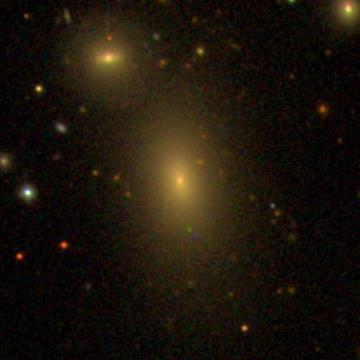
#> input picture v0827test.jpg, 360 x 360 px
$ python -i galaxy_real_data.py   (imports and definitions only)   (older library calls are emulated)
#> lines starting #> are read from the running program, lines starting #| are printed output that depends on the picture; after the words box and inside, x2 and y2 are one past the last pixel; in counts of white or black regions, pixels touching at a corner belong together
"""
Special Note: Small Galaxy Zoo images are written in .jpg extension
              Opencv images don't support .jpg, so they are written in .png extension

"""

import sys
import os

import numpy as np
import pandas as pd
import cv2
import matplotlib.pyplot as plt

from tqdm import tqdm

GALAXY_IMG_FOLDER =  './v0828new/'
GALAXY_IMG_ID_FILE = './v0828overlap-id.txt'
GALAXY_TRAIN_IMG_ID_FILE = './v0828overlap-train-id.txt'
GALAXY_TEST_IMG_ID_FILE = './v0828overlap-test-id.txt'
GALAXY_IMG_LABEL_FILE = './v0828overlap-catalog.txt'

ROOT_FOLDER = './v0904/'
GALAXY_TRAIN_IMG_FOLDER = './v0904/train_img/'
GALAXY_TRAIN_LABEL_FOLDER = './v0904/train_label/'
GALAXY_TEST_IMG_FOLDER = './v0904/test_img/'
GALAXY_TEST_LABEL_FOLDER = './v0904/test_label/'

# [14 lines not run here, left out]

try:
    DF_IMG_ID = pd.read_csv(GALAXY_IMG_ID_FILE, names=['ID'])
#> (reads v0828overlap-id.txt from the repository)
    LIST_IMG_ID = DF_IMG_ID.values.flatten()
except FileNotFoundError:
    print("IMG ID File does not found.")

try:
    DF_TRAIN_IMG_ID = pd.read_csv(GALAXY_TRAIN_IMG_ID_FILE, names=['ID'])
    LIST_TRAIN_IMG_ID = DF_TRAIN_IMG_ID.values.flatten()

    DF_TEST_IMG_ID = pd.read_csv(GALAXY_TEST_IMG_ID_FILE, names=['ID'])
    LIST_TEST_IMG_ID = DF_TEST_IMG_ID.values.flatten()
except FileNotFoundError:
    print("IMG ID File does not found.")


# [26 lines left out: functions train_test_split, get_img_label, not called in this run]

# create bounding box for the largest contour in the image
def get_bounding_box(image, additional_label=1,show_img=False):
#> called with additional_label = 1, show_img = False
    img_h, img_w = image.shape[:-1]
#> img_h = 360; img_w = 360
    img_h_2, img_w_2 = img_h//2, img_w//2
#> img_h_2 = 180; img_w_2 = 180

    x,y,h,w = 0,0,0,0
    label = [0,0,0,0,0]
    im_bw = cv2.cvtColor(image, cv2.COLOR_RGB2GRAY)
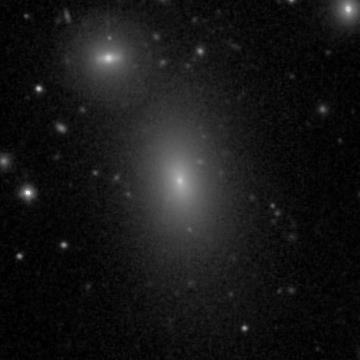
#> im_bw: shape (360, 360); min 0, max 244, mean 22.6
    ret, thresh = cv2.threshold(im_bw, 63, 255, 0)
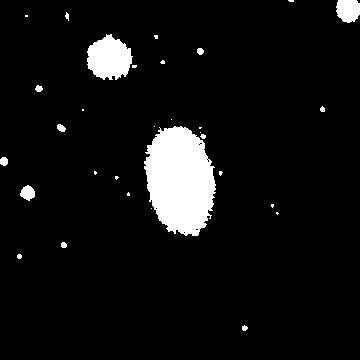
#> thresh: shape (360, 360); 6.6% white; 31 white regions (17 under 20 px)
    _ , contours, hierarchy = cv2.findContours(thresh,cv2.RETR_TREE,cv2.CHAIN_APPROX_SIMPLE)
#> contours = 38 contours, 29 with area under 20; largest, box (x1, y1, x2, y2) and area: (144, 126, 216, 236) 5738, (87, 34, 133, 80) 1429, (336, 0, 360, 23) 420, (20, 185, 35, 201) 143, (0, 157, 8, 166) 47

    data = [None] * len(contours)
#> data = 38 items

    for i in range(len(contours)):
        x,y,h,w = cv2.boundingRect(contours[i])
        area = h * w

        if .8* img_h_2 < x + h/2 < 1.2* img_h_2 and .80* img_w_2 < y + w/2 < 1.2* img_w_2:
            data[i] = [area,1,x/img_h,y/img_w,h/img_h,w/img_w]
        else:
            data[i] = [area,0,x/img_h,y/img_w,h/img_h,w/img_w]
#> this loop made 38 passes
#> (x, y, h, w, area) on passes 1, 2, 3, 8, 10, 12, 13, 16, 25, 28, 29, 31: (242, 325, 6, 6, 36), (17, 254, 5, 5, 25), (61, 242, 6, 6, 36), (20, 185, 15, 16, 240), (219, 171, 4, 5, 20), (0, 157, 8, 9, 72), (200, 134, 6, 5, 30), (144, 126, 72, 110, 7920), (57, 124, 9, 8, 72), (320, 106, 5, 6, 30), (35, 85, 8, 7, 56), (160, 60, 5, 4, 20)

    data_overlapping = np.array([points for points in data if points[1] == 1])
#> data_overlapping = [[1, 1, 0.419, 0.578, 0.00278, 0.00278], [7920, 1, 0.4, 0.35, 0.2, 0.306], [9, 1, 0.431, 0.575, 0.00833, 0.00833], [12, 1, 0.575, 0.442, 0.00833, 0.0111], [9, 1, 0.572, 0.439, 0.00833, 0.00833], [9, 1, 0.55, 0.397, 0.00833, 0.00833]]
    data_overlapping = data_overlapping[data_overlapping[:,0].argsort()]
#> data_overlapping = [[1, 1, 0.419, 0.578, 0.00278, 0.00278], [9, 1, 0.431, 0.575, 0.00833, 0.00833], [9, 1, 0.55, 0.397, 0.00833, 0.00833], [9, 1, 0.572, 0.439, 0.00833, 0.00833], [12, 1, 0.575, 0.442, 0.00833, 0.0111], [7920, 1, 0.4, 0.35, 0.2, 0.306]]
    label = np.asarray([data_overlapping[-1,1:]])
#> label = [[1, 0.4, 0.35, 0.2, 0.306]]

    if show_img:
        x,y,h,w = label[1:]
        cv2.rectangle(image, (x,y), (x+h,y+w),(255,0,0),1)
        plt.figure()
        plt.imshow(image.astype(int))
        plt.show()

    if additional_label >= 1:
        data_nonoverlapping = np.array([points for points in data if points[1] == 0])
#> data_nonoverlapping = 32 rows, first 6: [36, 0, 0.672, 0.903, 0.0167, 0.0167], [25, 0, 0.0472, 0.706, 0.0139, 0.0139], [36, 0, 0.169, 0.672, 0.0167, 0.0167], [9, 0, 0.767, 0.589, 0.00833, 0.00833], [12, 0, 0.753, 0.567, 0.00833, 0.0111], [12, 0, 0.353, 0.533, 0.00833, 0.0111]
        data_nonoverlapping = data_nonoverlapping[data_nonoverlapping[:,0].argsort()]
#> data_nonoverlapping = 32 rows, first 6: [1, 0, 0.556, 0.367, 0.00278, 0.00278], [1, 0, 0.428, 0.35, 0.00278, 0.00278], [1, 0, 0.475, 0.331, 0.00278, 0.00278], [4, 0, 0.228, 0.303, 0.00556, 0.00556], [6, 0, 0.0694, 0.0417, 0.00833, 0.00556], [6, 0, 0.553, 0.353, 0.00833, 0.00556]
        label = np.vstack((label,data_nonoverlapping[-additional_label:,1:]))
#> label = [[1, 0.4, 0.35, 0.2, 0.306], [0, 0.242, 0.0944, 0.128, 0.128]]
    return label

###
#  Dihedral transformation of bbox (should be in range [0,1] for each label)
###
def flip_axis_1(x,y,h,w):
    return (1-(x+h)),y,h,w

def flip_axis_0(x,y,h,w):
    return x,(1-(y+w)),h,w

def rot90(x,y,h,w):
    return y,(1-(x+h)),w,h

# [164 lines left out: functions dihedral_transform, corp_img, generate_train_img_label, not called in this run]

# [57 lines not run here, left out]

>>> import cv2
>>> picture = cv2.cvtColor(cv2.imread('v0827test.jpg'), cv2.COLOR_BGR2RGB)
>>> result = get_bounding_box(picture)
#> result has the same summary as label in get_bounding_box
